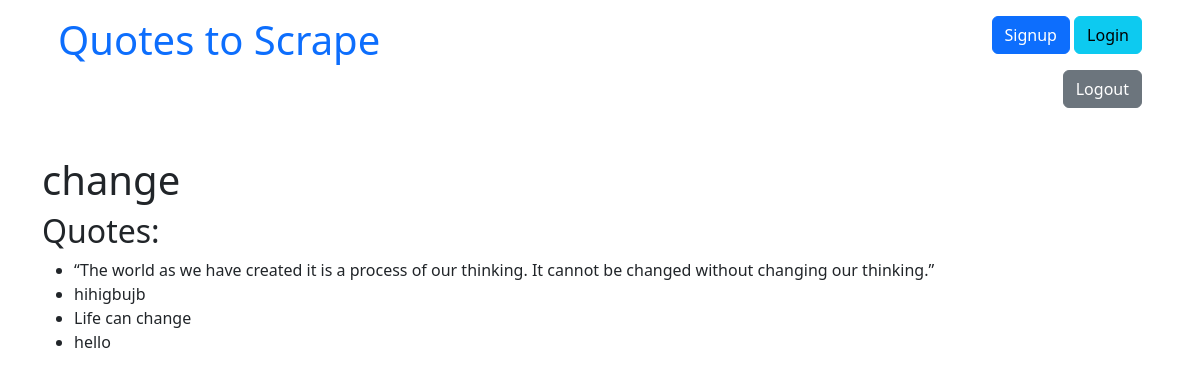
Screenshot of /quotes/tag/change/ with the database file from the repository.
### quotes/models.py (models this page shows, shortened)
class Tag(models.Model):
    name = models.CharField(max_length=30, null=False, unique=True)

class Quote(models.Model):
    quote = models.TextField()
    tags = models.ManyToManyField(Tag)
    author = models.ForeignKey(Author, on_delete=models.CASCADE, default=None,null=True)
    created_at = models.DateTimeField(auto_now_add=True)

### quotes/views.py (the view)
# urls.py: path('tag/<str:tag_name>/', views.tag_view, name='tag_detail'),
def tag_view(request,tag_name):
    tag = get_object_or_404(Tag, name= tag_name)
    quotes= tag.quote_set.all()
    return render(request, 'quotes/tag_detail.html', {'tag':tag, 'quotes': quotes})

### quotes/templates/quotes/tag_detail.html
{% extends 'quotes/base.html' %}
{% block content %}
<h1>{{ tag.name }}</h1>
<h2>Quotes:</h2>
<ul>
    {% for quote in quotes %}
        <li>{{ quote.quote }}</li>
    {% empty %}
        <li>No quotes.</li>
    {% endfor %}
</ul>
{% endblock %}

### rows the page displays
Tag: name "change"
Quote: quote "“The world as we have created it is a process of our thinking. It cannot be changed without changing our thinking.”"
Quote: quote "hihigbujb"
Quote: quote "Life can change"
Quote: quote "hello"
